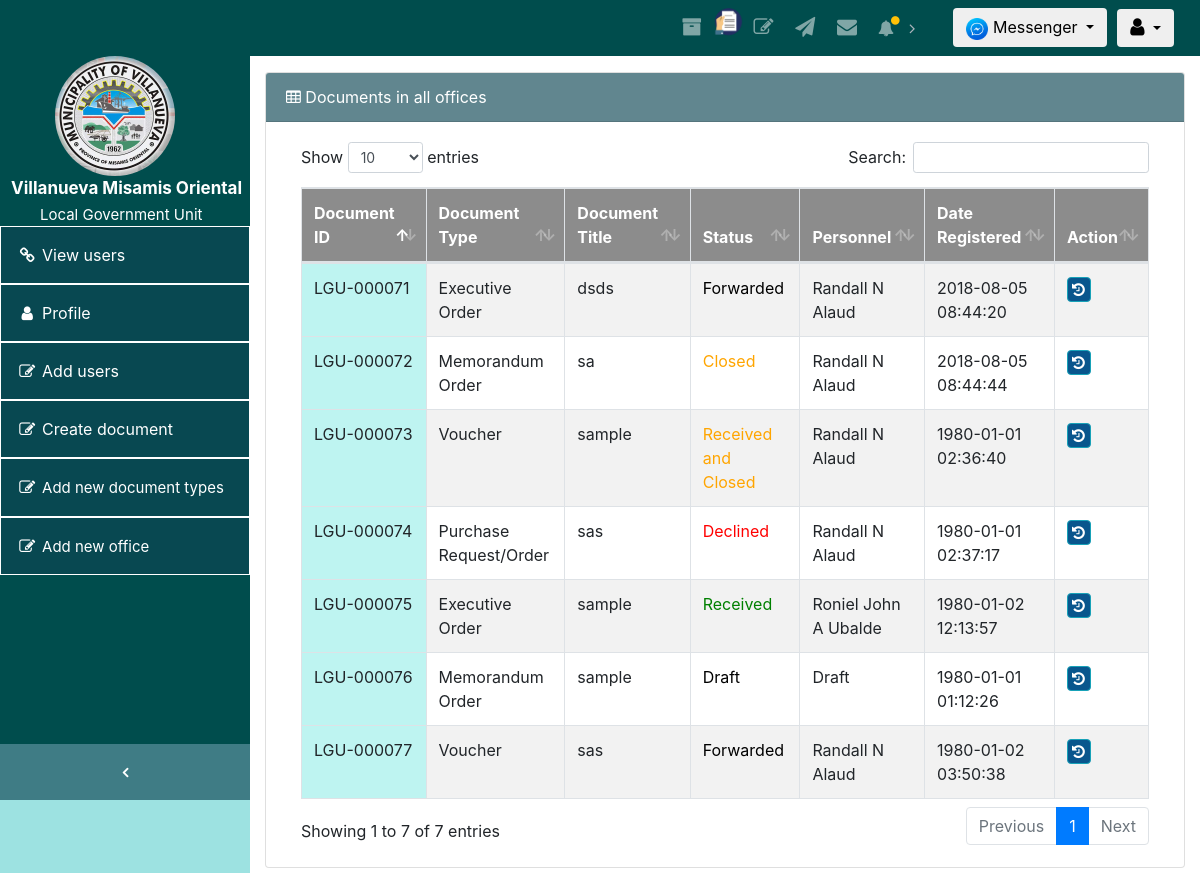
/Admin_office/index.php, run on the app's committed database.
### tables this page shows
CREATE TABLE IF NOT EXISTS `tbl_documents` (
  `id` varchar(11) NOT NULL DEFAULT '0',
  `file` varchar(200) NOT NULL,
  `Document_type` varchar(200) NOT NULL,
  `Document_title` varchar(200) NOT NULL,
  `Content` varchar(200) NOT NULL,
  `Froms` varchar(200) NOT NULL,
  `Status` varchar(200) NOT NULL,
  `Document_create` varchar(200) NOT NULL,
  `decline_message` varchar(200) NOT NULL,
  `Date_created` datetime NOT NULL,
  `msg_stat` varchar(200) NOT NULL,
  `Date_sent` datetime NOT NULL,
  `Document_sent_status` varchar(200) NOT NULL,
  `size` varchar(200) NOT NULL,
  `personnel_para_history_log` varchar(200) NOT NULL,
  `office_para_history_log` varchar(200) NOT NULL,
  `admin_notify` int(200) NOT NULL,
  `notify_user` int(200) NOT NULL,
  PRIMARY KEY (`id`)
);

### Admin_office/index.php (the view, shortened to what this page needs)
<!DOCTYPE html>
<html lang="en">
<head>
  <link href="vendor/bootstrap/css/bootstrap.min.css" rel="stylesheet">
  <link href="vendor/font-awesome/css/font-awesome.min.css" rel="stylesheet" type="text/css">
  <link href="vendor/datatables/dataTables.bootstrap4.css" rel="stylesheet">
  <link href="css/sb-admin.css" rel="stylesheet">
   <link rel="stylesheet" type="text/css" href="../css/animate.css">
</head>
<body class="fixed-nav wow flash delay-03s " id="page-top" style="margin:0;background:rgba(12, 184, 182, 0.40);">
  <nav class="navbar navbar-expand-lg navbar-dark  fixed-top" style="background-color:#004d4d;" id="mainNav">
    <div class="collapse navbar-collapse" id="navbarResponsive">
      <ul class="navbar-nav navbar-sidenav" id="exampleAccordion" style="background-color:#004d4d;color:white;" >
           <span class="nav-link-text"><img src="../img/logo.jpg" width="120" style="margin-left:55px;margin-top:0;" class="img"><br><strong> <span style="font-size:17px;margin-left:11px;"> Villanueva Misamis Oriental </span></strong><br><span style="font-size:15px;margin-left:40px;">Local Government Unit</span>
        </span><style>.img {border-radius: 100%;}</style>
        <li class="nav-item" data-toggle="tooltip" data-placement="right" title="All offices user" style="border:solid 1px;background: RGBA(13, 70, 83, 0.65);">
          <a class="nav-link"  href="view_all_users.php">
            <i class="fa fa-fw fa-link" style="color:white;"></i>
            <span class="nav-link-text" style="color:white;">View users</span>
          </a>
        </li>
        <li class="nav-item" data-toggle="tooltip" data-placement="right" title="Profile" style="border:solid 1px;background: RGBA(13, 70, 83, 0.65);">
          <a class="nav-link" data-toggle="modal" data-target="#AdminModal">
            <i class="fa fa-fw fa-user" style="color:white;"></i>
            <span class="nav-link-text" style="color:white;">Profile</span>
          </a>
        </li>
         <li class="nav-item" data-toggle="tooltip" data-placement="right" title="Add users" style="border:solid 1px;background: RGBA(13, 70, 83, 0.65);">
          <a class="nav-link"  data-toggle="modal" data-target="#CreateUserModal">
            <i class="fa fa-fw fa-edit" style="color:white;"></i>
            <span class="nav-link-text" style="color:white;">Add users</span>
          </a>
        </li>
          <li class="nav-item" data-toggle="tooltip" data-placement="right" title="Create Document" style="border:solid 1px;background:RGBA(13, 70, 83, 0.65);">
          <a class="nav-link"  data-toggle="modal" data-target="#ModalSaPagAddDocument" >
            <i class="fa fa-fw fa-edit" style="color:white;"></i>
            <span class="nav-link-text" style="color:white;">Create document</span>
          </a>
        </li>
          <li class="nav-item" data-toggle="tooltip" data-placement="right" title="Create Document" style="border:solid 1px;background:RGBA(13, 70, 83, 0.65);">
          <a class="nav-link"  data-toggle="modal" data-target="#ModalSaPagAddOfficesDetails" >
            <i class="fa fa-fw fa-edit" style="color:white;"></i>
            <span class="nav-link-text" style="color:white;font-size:15px;">Add new document types </span>
          </a>
        </li>
           <li class="nav-item" data-toggle="tooltip" data-placement="right" title="Create Document" style="border:solid 1px;background:RGBA(13, 70, 83, 0.65);">
          <a class="nav-link"  data-toggle="modal" data-target="#ModalSaPagAddOffices" >
            <i class="fa fa-fw fa-edit" style="color:white;"></i>
            <span class="nav-link-text" style="color:white;font-size:15px;">Add new office </span>
          </a>
        </li>
      </ul>
      <ul class="navbar-nav sidenav-toggler" style="background-color: RGBA(13, 70, 83, 0.65);color:white">
        <li class="nav-item">
          <a class="nav-link text-center" id="sidenavToggler">
            <i class="fa fa-fw fa-angle-left" style="color:white;"></i>
          </a>
        </li>
      </ul>
      <ul class="navbar-nav ml-auto">
         <li class="nav-item">
          <a class="nav-link" data-toggle="tooltip" data-placement="bottom" title="Document Archive" >
             <i data-toggle="modal" data-target="#modal-register_history_log" class="fa fa-fw fa-archive" style="font-size:20px;"></i>
            </a>
        </li>
        <li class="nav-item">
          <a data-toggle="tooltip" data-placement="bottom" title="Received Documents">
            <i data-toggle="modal" data-target="#modal-register_recieve"><img src="../img/1.png" class="img-circle" width="30" height="30"></i>
            </a>
        </li>
         <li class="nav-item">
          <a class="nav-link" data-toggle="tooltip" data-placement="bottom" title="Created Documents"  data-toggle="modal" data-target="#exampleModal">
             <i data-toggle="modal" data-target="#modal-register_create" class="fa fa-fw fa-edit" style="font-size:20px;"></i>
            </a>
        </li>
        <li class="nav-item">
          <a class="nav-link" data-toggle="tooltip" data-placement="bottom" title="Sent Documents" >
             <i data-toggle="modal" data-target="#modal-register_sent" class="fa fa-fw fa-send" style="font-size:20px;"></i>
            </a>
        </li>
        <li class="nav-item" data-toggle="tooltip" data-placement="bottom" title="Document Incoming" >
          <li class="nav-item" data-toggle="tooltip" data-placement="bottom" title="Document Incoming" >
          <a href="admin_office_document_incoming.php" class="nav-link">
             <i  class="fa fa-fw fa-envelope" style="font-size:20px;">
             </i>
            </a>
        </li>
        </li>
      <li class="nav-item dropdown" data-toggle="tooltip" data-placement="bottom" title="Notification" style="margin-right:13px;">
          <a class="nav-link dropdown-toggle mr-lg-2" id="alertsDropdown" href="#" data-toggle="dropdown" aria-haspopup="true" aria-expanded="false" >
            <i class="fa fa-fw fa-bell"></i>
            <span class="indicator text-warning d-none d-lg-block">
              <i class="fa fa-fw fa-circle"></i>
            </span>
          </a>
     </li>
            <li class="nav-item">
               <div class="btn-group pull-right" style="margin-right:10px;">
             <button class="btn btn-default dropdown-toggle" data-toggle="dropdown">
               <i class="label label-pill label-danger count_message"></i><span class="hidden-sm hidden-xs">
                   <span> <i data-toggle="modal" data-target="#modal-register_chat_box"><img src="../img/media.png" class="img-circle" width="22" height="22"></i></span>
                     <span class="hidden-sm hidden-xs"> Messenger </span>
                    </span>
                </button>
          </div>
                </ul>
            </div>
            <div class="btn-group pull-right" style="margin-right:10px;">
 <button class="btn btn-default dropdown-toggle" data-toggle="dropdown">
 <i class="label label-pill label-danger count_message"></i><span class="hidden-sm hidden-xs">
                   <span class="fa fa-user" style="font-size:20px;"></span>
                    </span>
                </button>
          </div>
  </nav>
 <div class="content-wrapper">
    <div class="container-fluid">
      <div class="card mb-3">
        <div class="card-header" style="background-color: RGBA(13, 70, 83, 0.65);color:white;">
          <i class="fa fa-table" ></i> Documents in all offices
          </div>
        <div class="card-body">
        <?php
                 $connect = mysqli_connect("localhost", "root", "", "villa_dblgu");
                $query = "SELECT * FROM tbl_documents ORDER BY Date_created";
                 $result = mysqli_query($connect, $query);
                 ?>
          <div class="table-responsive">
            <table class="table table-bordered table-striped table-hover" id="dataTable" width="100%" cellspacing="0">
              <thead>
                <tr>
                  <th style="background:#8c8c8c;color:white;">Document ID</th>
                  <th style="background:#8c8c8c;color:white;">Document Type</th>
                  <th style="background:#8c8c8c;color:white;">Document Title</th>
                  <th style="background:#8c8c8c;color:white;">Status</th>
                    <th style="background:#8c8c8c;color:white;">Personnel</th>
                  <th style="background:#8c8c8c;color:white;">Date Registered</th>
                   <th style="background:#8c8c8c;color:white;">Action</th>
                </tr>
              </thead>
              <tbody>
                 <?php
                               while($row = mysqli_fetch_array($result))
                               {
                                   echo "<tr>";
                              echo " <td style='background-color:#bef4f1;'>" . $row['id'] . "</td>";
                               echo " <td>" . $row['Document_type'] . "</td>";
                               echo " <td>" . $row['Document_title'] . "</td>";
                                if($row['Document_sent_status']=='Received'){
                             echo "<td style='color: green;'>".$row['Document_sent_status']."</td>";
                             }else if($row['Document_sent_status']=='Declined'){
                             echo "<td style='color: red;'>".$row['Document_sent_status']."</td>";
                              }else if($row['Document_sent_status']=='Received and Closed'){
                             echo "<td style='color: orange;'>".$row['Document_sent_status']."</td>";
                              }else if($row['Document_sent_status']=='Closed'){
                             echo "<td style='color: orange;'>".$row['Document_sent_status']."</td>";
                               }else{
                                echo "<td style='color: black;'>".$row['Document_sent_status']."</td>";
                               }
                                 echo " <td>" . $row['Status'] . "</td>";
                                 echo " <td>" . $row['Date_created'] . "</td>";
                               ?>
                                    <td><button  type="button" name="edit" style="background:#09568d;color:white;font-size:15px;padding:4px 5px 4px 4px;" data-toggle="tooltip" data-placement="top" title="View document history." id="<?php echo $row["id"]; ?>" class="fa fa-history btn btn-info btn-xs view" /> </button>
                                </td>
                       </tr>
                <?php
                               }
                               ?>
              </tbody>
            </table>
          </div>
        </div>
      </div>
    </div>
</div>
</body>
</html>

### Admin_office/css/sb-admin.css (style rules this page uses)
html { position: relative; min-height: 100%; }
body { overflow-x: hidden; }
body.fixed-nav { padding-top: 56px; }
.content-wrapper { min-height: calc(100vh - 56px); padding-top: 1rem; }
#mainNav .navbar-collapse { overflow: auto; max-height: 75vh; }
#mainNav .navbar-collapse .navbar-nav .nav-item .nav-link { cursor: pointer; }
#mainNav .navbar-collapse .sidenav-toggler { display: none; }
#mainNav .navbar-collapse .navbar-nav > .nav-item.dropdown > .nav-link { position: relative; min-width: 45px; }
#mainNav .navbar-collapse .navbar-nav > .nav-item.dropdown > .nav-link:after { float: right; width: auto; content: '\f105'; border: none; font-family: 'FontAwesome'; }
#mainNav .navbar-collapse .navbar-nav > .nav-item.dropdown > .nav-link .indicator { position: absolute; top: 5px; left: 21px; font-size: 10px; }
@media (min-width: 992px) { #mainNav .navbar-collapse { overflow: visible; max-height: none; } }
@media (min-width: 992px) { #mainNav .navbar-collapse .navbar-sidenav { position: absolute; top: 0; left: 0; -webkit-flex-direction: column; -ms-flex-direction: column; flex-direction: column; margin-top: 56px; } }
@media (min-width: 992px) { #mainNav .navbar-collapse .navbar-sidenav > .nav-item { width: 250px; padding: 0; } }
@media (min-width: 992px) { #mainNav .navbar-collapse .navbar-sidenav > .nav-item > .nav-link { padding: 1em; } }
@media (min-width: 992px) { #mainNav .navbar-collapse .navbar-nav > .nav-item.dropdown > .nav-link { min-width: 0; } }
@media (min-width: 992px) { #mainNav .navbar-collapse .navbar-nav > .nav-item.dropdown > .nav-link:after { width: 24px; text-align: center; } }
#mainNav.fixed-top .sidenav-toggler { display: none; }
@media (min-width: 992px) { #mainNav.fixed-top .navbar-sidenav { height: calc(100vh - 112px); } }
@media (min-width: 992px) { #mainNav.fixed-top .sidenav-toggler { position: absolute; top: 0; left: 0; display: flex; -webkit-flex-direction: column; -ms-flex-direction: column; flex-direction: column; margin-top: calc(100vh - 56px); } }
@media (min-width: 992px) { #mainNav.fixed-top .sidenav-toggler > .nav-item { width: 250px; padding: 0; } }
@media (min-width: 992px) { #mainNav.fixed-top .sidenav-toggler > .nav-item > .nav-link { padding: 1em; } }
#mainNav.fixed-top.navbar-dark .sidenav-toggler { background-color: #212529; }
#mainNav.fixed-top.navbar-dark .sidenav-toggler a i { color: #adb5bd; }
.content-wrapper { overflow-x: hidden; background: white; }
@media (min-width: 992px) { .content-wrapper { margin-left: 250px; } }
#sidenavToggler i { font-weight: 800; }
#mainNav.navbar-dark .navbar-collapse .navbar-sidenav > .nav-item > .nav-link { color: #868e96; }
#mainNav.navbar-dark .navbar-collapse .navbar-nav > .nav-item.dropdown > .nav-link:after { color: #adb5bd; }
@media (min-width: 992px) { #mainNav.navbar-dark .navbar-collapse .navbar-sidenav { background: #343a40; } }

### Admin_office/index.php (style rules this page uses)
.img { border-radius: 100%; }

### data on the page
tbl_documents: id "LGU-000076", Document_type "Memorandum Order", Document_title "sample", Document_sent_status "Draft", Status "Draft", Date_created "1980-01-01 01:12:26"
tbl_documents: id "LGU-000073", Document_type "Voucher", Document_title "sample", Document_sent_status "Received and Closed", Status "Randall N Alaud", Date_created "1980-01-01 02:36:40"
tbl_documents: id "LGU-000074", Document_type "Purchase Request/Order", Document_title "sas", Document_sent_status "Declined", Status "Randall N Alaud", Date_created "1980-01-01 02:37:17"
tbl_documents: id "LGU-000077", Document_type "Voucher", Document_title "sas", Document_sent_status "Forwarded", Status "Randall N Alaud", Date_created "1980-01-02 03:50:38"
tbl_documents: id "LGU-000075", Document_type "Executive Order", Document_title "sample", Document_sent_status "Received", Status "Roniel John A Ubalde", Date_created "1980-01-02 12:13:57"
tbl_documents: id "LGU-000071", Document_type "Executive Order", Document_title "dsds", Document_sent_status "Forwarded", Status "Randall N Alaud", Date_created "2018-08-05 08:44:20"
tbl_documents: id "LGU-000072", Document_type "Memorandum Order", Document_title "sa", Document_sent_status "Closed", Status "Randall N Alaud", Date_created "2018-08-05 08:44:44"
